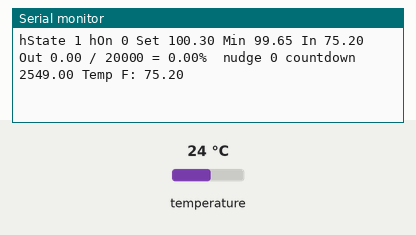
Simulated run of this sketch. Board: Arduino Uno, built with avr-gcc and run on an emulated ATmega328P. On the bench: the last lines printed to the serial monitor. The test bench sets the inputs (shaded band); at power-on: temperature 24 °C.

Above: at 3.3 s.
3.4 s: temperature set to 12 °C
At 4.7 s:
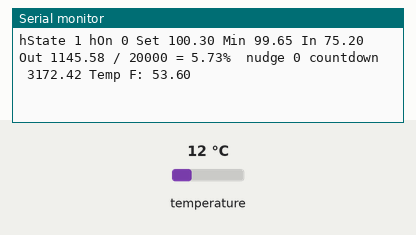
5.9 s: temperature set to 19 °C
At 7.3 s:
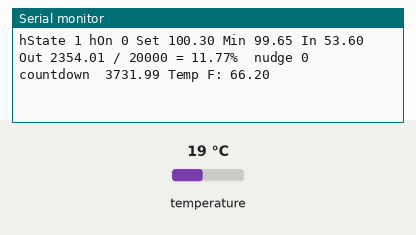
Timing chart, 0 to 8.9 s (numbered marks = the images above; inputs shaded):
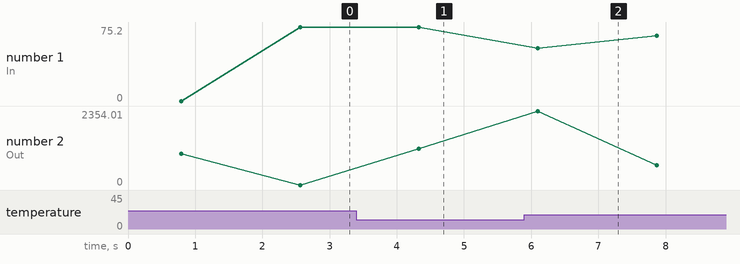

Measured:
- after the input at 3.4 s, the serial monitor: prints a new line after 0.93 s (image 1)
- after the input at 5.9 s, the serial monitor: prints a new line after 0.20 s (image 2)
- plotted number 1: 75.2 → 66.2 after the input at 5.9 s
- plotted number 2: 1145.58 → 1346.37 after the input at 5.9 s

The sketch:

incubot.ino
```cpp
#include <OneWire.h>
#include <PID_v1.h>
#include <DallasTemperature.h>

// Data wire is plugged into port 2 on the Arduino
#define ONE_WIRE_BUS 2

// Setup a oneWire instance to communicate with any OneWire devices (not just Maxim/Dallas temperature ICs)
OneWire oneWire(ONE_WIRE_BUS);

// Pass our oneWire reference to Dallas Temperature.
DallasTemperature sensors(&oneWire);

// arrays to hold device address
DeviceAddress insideThermometer;

// constants won't change. Used here to set a pin number :
const int heaterPin =  13;      // the number of the LED pin

// Variables will change :
int heaterState = LOW;
int heaterOn = 0;

double MyMaxPoint = 101.00;
double MySetPoint = 100.30;
double MyMinPoint = 99.65;

//Define Variables we'll be connecting to
double Setpoint, Input;
double Output = 1000;

//Specify the links and initial tuning parameters
double Kp=4, Ki=9, Kd=5;
PID myPID(&Input, &Output, &Setpoint, Kp, Ki, Kd, DIRECT);

unsigned long WindowSize = 20000;
unsigned long windowStartTime;

unsigned long previousMillis = 0;        // will store last time LED was updated
unsigned long nudge = 0;
unsigned long yank = 0;

// constants won't change :
const long interval = WindowSize;

float tempC;

void setup(void)
{
  // start serial port
  Serial.begin(115200);
  //Serial.println("Dallas Temperature IC Control Library Demo");

  // locate devices on the bus
  //Serial.print("Locating devices...");
  sensors.begin();
  //Serial.print("Found ");
  //Serial.print(sensors.getDeviceCount(), DEC);
  //Serial.println(" devices.");

  // report parasite power requirements
  //Serial.print("Parasite power is: ");
  //if (sensors.isParasitePowerMode()) Serial.println("ON");

  windowStartTime = millis();

  //initialize the variables we're linked to
  Setpoint = MySetPoint;

  //tell the PID to range between 0 and the full window size
  myPID.SetOutputLimits(0, WindowSize);

  //turn the PID on
  myPID.SetMode(AUTOMATIC);

  // assign address manually.  the addresses below will beed to be changed
  // to valid device addresses on your bus.  device address can be retrieved
  // by using either oneWire.search(deviceAddress) or individually via
  // sensors.getAddress(deviceAddress, index)
  //insideThermometer = { 0x28, 0x1D, 0x39, 0x31, 0x2, 0x0, 0x0, 0xF0 };

  // Method 1:
  // search for devices on the bus and assign based on an index.  ideally,
  // you would do this to initially discover addresses on the bus and then
  // use those addresses and manually assign them (see above) once you know
  // the devices on your bus (and assuming they don't change).
  if (!sensors.getAddress(insideThermometer, 0)) Serial.println("Unable to find address for Device 0");

  // method 2: search()
  // search() looks for the next device. Returns 1 if a new address has been
  // returned. A zero might mean that the bus is shorted, there are no devices,
  // or you have already retrieved all of them.  It might be a good idea to
  // check the CRC to make sure you didn't get garbage.  The order is
  // deterministic. You will always get the same devices in the same order
  //
  // Must be called before search()
  //oneWire.reset_search();
  // assigns the first address found to insideThermometer
  //if (!oneWire.search(insideThermometer)) Serial.println("Unable to find address for insideThermometer");

  // show the addresses we found on the bus
  //Serial.print("Device 0 Address: ");
  //printAddress(insideThermometer);
  //Serial.println();

  // set the resolution to 9 bit (Each Dallas/Maxim device is capable of several different resolutions)
  sensors.setResolution(insideThermometer, 12);

  //Serial.print("Device 0 Resolution: ");
  //Serial.print(sensors.getResolution(insideThermometer), DEC);
  //Serial.println();
}

// function to print the temperature for a device
void printTemperature(DeviceAddress deviceAddress)
{
  // method 1 - slower
  //Serial.print("Temp C: ");
  //Serial.print(sensors.getTempC(deviceAddress));
  //Serial.print(" Temp F: ");
  //Serial.print(sensors.getTempF(deviceAddress)); // Makes a second call to getTempC and then converts to Fahrenheit

  // method 2 - faster
  tempC = sensors.getTempC(deviceAddress);
  //Serial.print("Temp C: ");
  //Serial.print(tempC);
  //Serial.print(" Temp F: ");
  Serial.print("hState ");
  Serial.print(heaterState);
  Serial.print(" hOn ");
  Serial.print(heaterOn);
  Serial.print(" Set ");
  Serial.print(MySetPoint);
  Serial.print(" Min ");
  Serial.print(MyMinPoint);
  Serial.print(" In ");
  Serial.print(Input);
  Serial.print(" Out ");
  Serial.print(Output);
  Serial.print(" / ");
  Serial.print(WindowSize);
  Serial.print(" = ");
  float outpercent = 100 * (Output / WindowSize);
  Serial.print(outpercent);
  Serial.print("% ");
  Serial.print(" nudge ");
  Serial.print(nudge);
  Serial.print(" countdown  ");
  Serial.print( millis() - windowStartTime - Output );
  Serial.print(" Temp F: ");
  Serial.println(DallasTemperature::toFahrenheit(tempC)); // Converts tempC to Fahrenheit
}

void loop(void)
{
  // call sensors.requestTemperatures() to issue a global temperature
  // request to all devices on the bus
  //Serial.print("Requesting temperatures...");
  sensors.requestTemperatures(); // Send the command to get temperatures
  //Serial.println("DONE");
  // It responds almost immediately. Let's print out the data
  printTemperature(insideThermometer);// Use a simple function to print out the data
  float tempF = DallasTemperature::toFahrenheit(tempC);
  Input = tempF;
  myPID.Compute();
  if(Input > MyMaxPoint){
    heaterOn = 0;
    digitalWrite(heaterPin, HIGH);
  }
  // ignore negative
  if( Input > 0){
    if( Input < MySetPoint){
      heaterOn = 1;
      //digitalWrite(heaterPin, LOW);
    }
    if( Input < MyMinPoint){
      heaterOn = 0;
      heaterState = 1;
      digitalWrite(heaterPin, LOW);
    }
  }
    unsigned long currentMillis = millis();
  if (heaterOn){


   /************************************************
   * turn the output pin on/off based on pid output
   ************************************************/
  if (millis() - windowStartTime > WindowSize)
  { //time to shift the Relay Window
    windowStartTime += WindowSize;
  }
  if (Output < millis() - windowStartTime) {
    digitalWrite(heaterPin, HIGH);
    heaterState = 0;
  }
  else {
    digitalWrite(heaterPin, LOW);
    heaterState = 1;
  }

  }
  delay(1000);
}

// function to print a device address
void printAddress(DeviceAddress deviceAddress)
{
  for (uint8_t i = 0; i < 8; i++)
  {
    if (deviceAddress[i] < 16) Serial.print("0");
    Serial.print(deviceAddress[i], HEX);
  }
}
```
